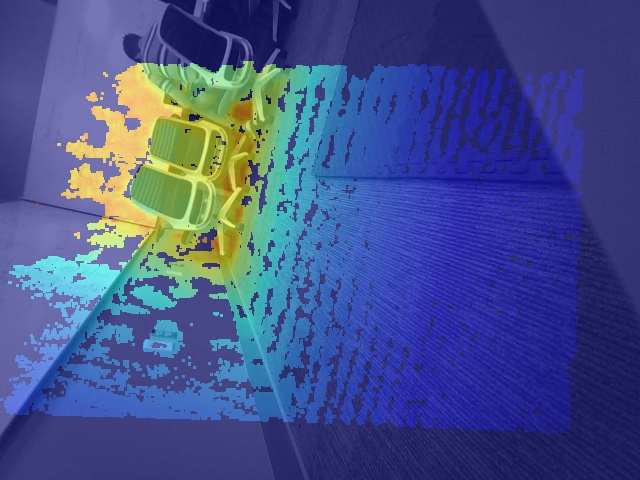
#> input picture frontleft.jpg, 640 x 480 px
$ python -i camera.py   (imports and definitions only)
#> lines starting #> are read from the running program, lines starting #| are printed output that depends on the picture
from bosdyn.client import Sdk,BaseClient,image,Robot,create_standard_sdk
from bosdyn.client.server_util import GrpcServiceRunner
from bosdyn.client.image import ImageClient,build_image_request
from bosdyn.client.directory_registration import DirectoryRegistrationClient,DirectoryRegistrationKeepAlive
from bosdyn.api import image_pb2,image_pb2_grpc,image_service_pb2,image_service_pb2_grpc
from bosdyn.client.image_service_helpers import CameraInterface,CameraBaseImageServicer
from bosdyn.client import log_status
# from detection import inference_image
from bosdyn.client.time_sync import TimedOutError
from scipy import ndimage
# from detection import inference_image
import numpy as np
import cv2
import time
import io
import sys
import logging


"""Captures Images from the robot"""
RGB = 'PIXEL_FORMAT_RGB_U8'
GREY = 'PIXEL_FORMAT_GREYSCALE_U8'
DEPTH = 'PIXEL_FORMAT_DEPTH_U16'


# [5 lines left out: function create_image_requests, not called in this run]


ROTATION_ANGLE = {
    'back_fisheye_image': 0,
    'frontleft_fisheye_image': -90,
    'frontright_fisheye_image': -90,
    'left_fisheye_image': 0,
    'right_fisheye_image': 180
}
VALUE_FOR_Q_KEYSTROKE = 113
VALUE_FOR_ESC_KEYSTROKE = 27


# [27 lines left out: function image_to_opencv, not called in this run]


def depth_to_opencv(image, auto_rotate=True):
    extension = '.png'
    dtype = np.uint16
    # print(type(image[0]))

    # Convert depth image
    cv_depth = np.frombuffer(image[0].shot.image.data, dtype=dtype)
    cv_depth = cv_depth.reshape(image[0].shot.image.rows, image[0].shot.image.cols)

    # Convert visual image
    cv_visual = cv2.imdecode(np.frombuffer(image[1].shot.image.data, np.uint8), -1)
    visual_rgb = cv_visual if len(cv_visual.shape) == 3 else cv2.cvtColor(cv_visual, cv2.COLOR_GRAY2RGB)

    # Normalize depth image to uint8
    min_val = np.min(cv_depth)
    max_val = np.max(cv_depth)
    depth_range = max_val - min_val
    depth8 = (255.0 / depth_range * (cv_depth - min_val)).astype('uint8')

    # Convert depth to RGB
    depth8_rgb = cv2.cvtColor(depth8, cv2.COLOR_GRAY2RGB)
    depth_color = cv2.applyColorMap(depth8_rgb, cv2.COLORMAP_JET)

    # Overlay depth on visual image
    out = cv2.addWeighted(visual_rgb, 0.4, depth_color, 0.6, 0)

    # [8 lines of commented-out code are left out]
    return out, extension


# [50 lines left out: function depth_video, not called in this run]

>>> import cv2
>>> picture = cv2.imread('frontleft.jpg', cv2.IMREAD_GRAYSCALE)
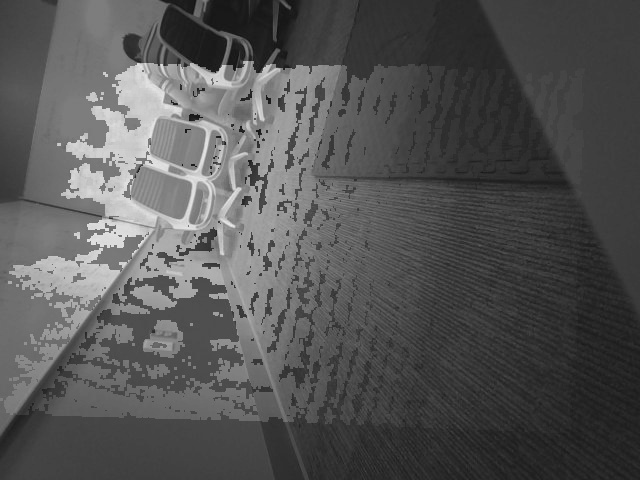
#> picture: shape (480, 640); min 15, max 238, mean 84.5
>>> result = depth_to_opencv(picture)
#> (the run stopped early here; a loop or call above may not have finished)
